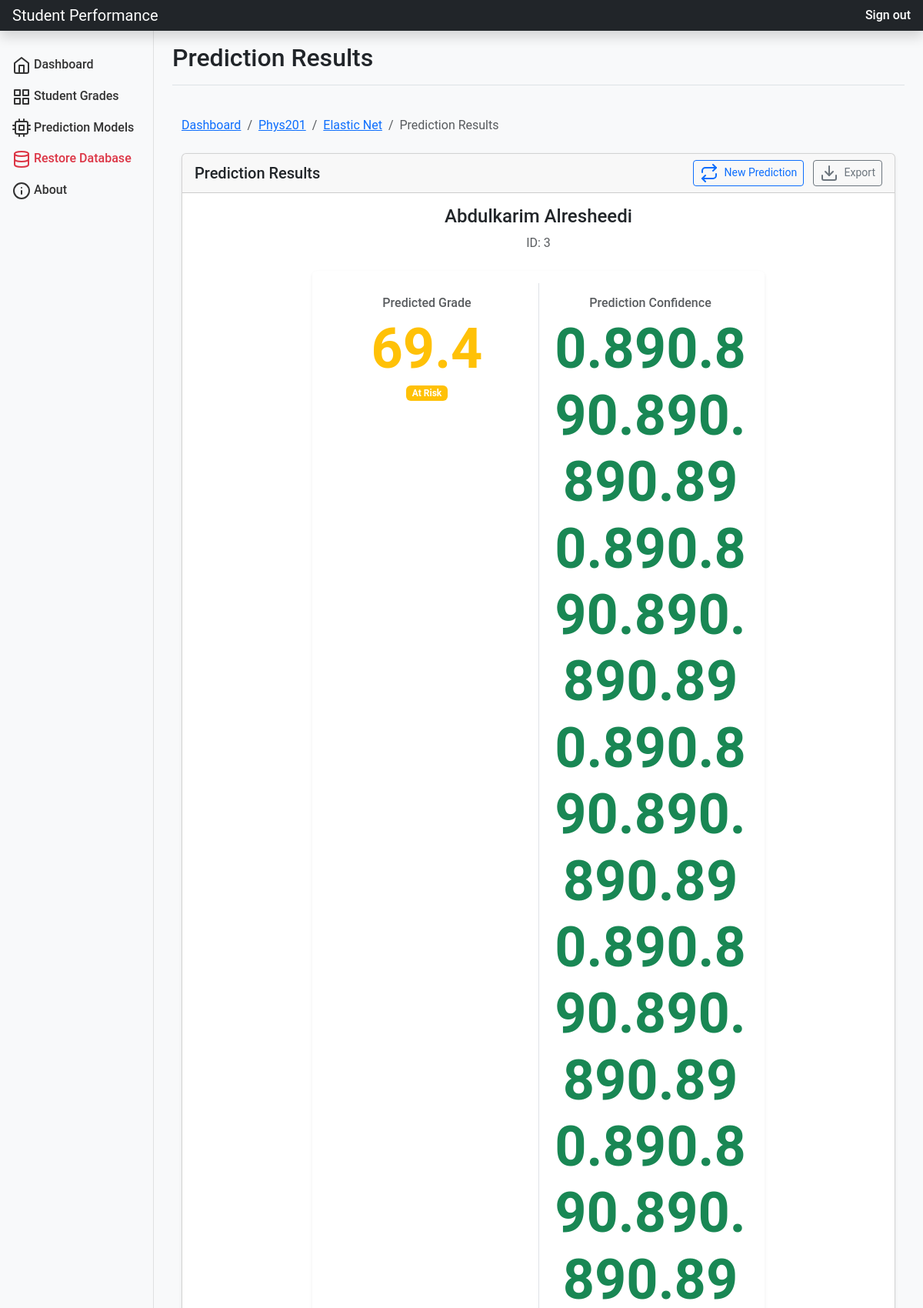
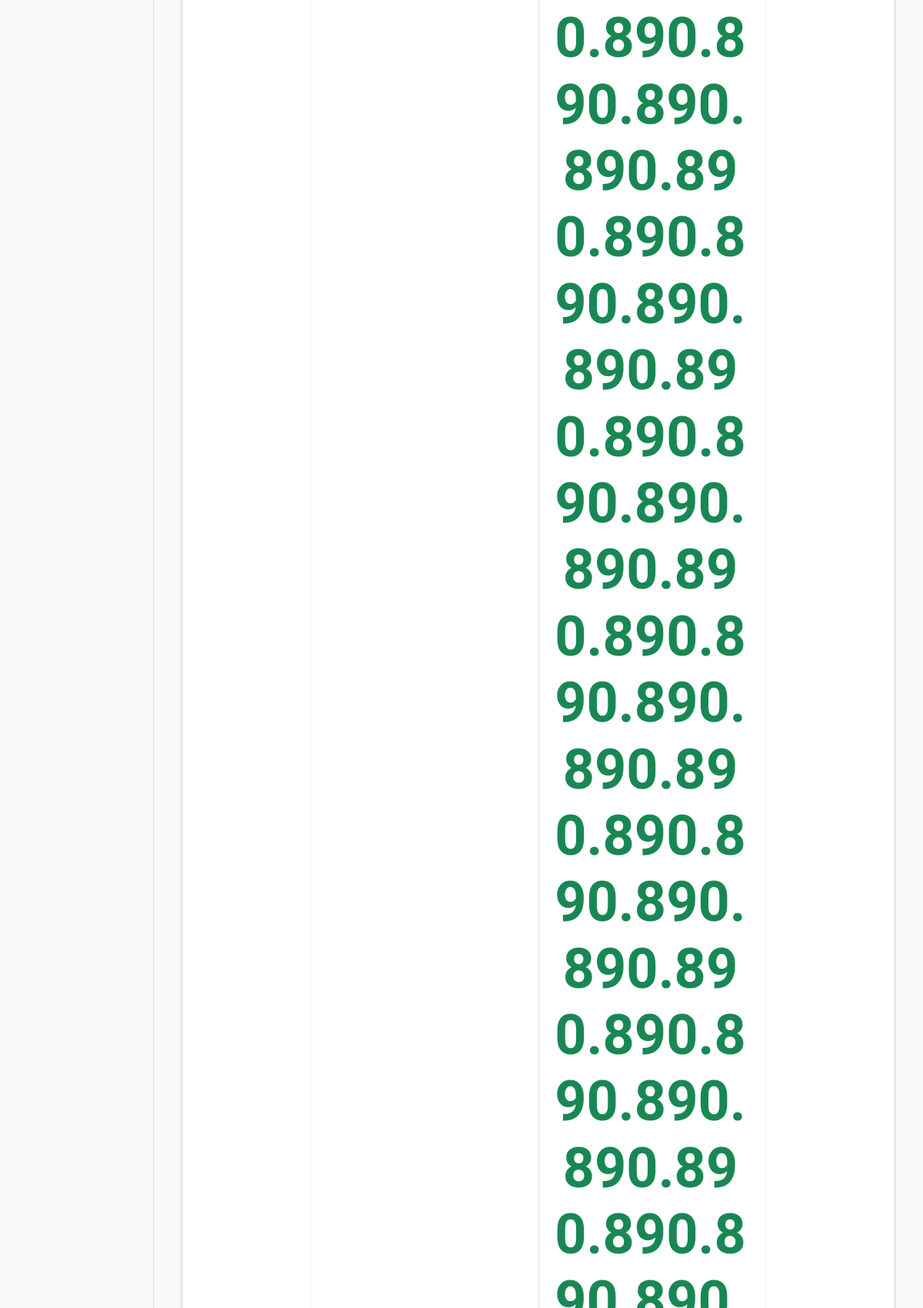
The app's page /prediction/2/prediction/3/ (signed in, upper part) with its own data (2 pictures, top to bottom).
### performance_app/prediction_models.py (models this page shows, shortened)
class EnhancedPredictionModel(models.Model):
    name = models.CharField(max_length=255)
    description = models.TextField(blank=True)
    created_at = models.DateTimeField(auto_now_add=True)
    updated_at = models.DateTimeField(auto_now=True)
    creator = models.ForeignKey(User, on_delete=models.CASCADE)
    target_course = models.ForeignKey(Course, on_delete=models.CASCADE, related_name='target_for_models')
    algorithm = models.CharField(max_length=50, default='GradientBoosting')
    train_test_split = models.FloatField(default=0.2)  # 20% test data by default
    r_squared = models.FloatField(null=True, blank=True)
    rmse = models.FloatField(null=True, blank=True)
    mae = models.FloatField(null=True, blank=True)
    mape = models.FloatField(null=True, blank=True)
    model_file = models.FileField(upload_to='prediction_models/', null=True, blank=True)
    class Meta:
        ordering = ['-created_at']

class ModelPrediction(models.Model):
    model = models.ForeignKey(EnhancedPredictionModel, on_delete=models.CASCADE, related_name='predictions')
    student = models.ForeignKey(Student, on_delete=models.CASCADE)
    predicted_grade = models.FloatField()
    actual_grade = models.FloatField(null=True, blank=True)  # Can be filled in later
    confidence = models.FloatField(null=True, blank=True)  # Prediction confidence (0-1)
    created_at = models.DateTimeField(auto_now_add=True)
    class Meta:
        ordering = ['-created_at']
        unique_together = ('model', 'student')  # Ensure only one prediction per student per model

### performance_app/models.py (models this page shows, shortened)
class Course(models.Model):
    name = models.CharField(max_length=255)
    code = models.CharField(max_length=20, unique=True)
    level = models.PositiveIntegerField(default=1)

class Student(models.Model):
    user = models.OneToOneField(User, on_delete=models.CASCADE, null=True, blank=True)
    name = models.CharField(max_length=255, db_index=True)  # Add index for faster name searches
    student_id = models.IntegerField(unique=True, db_index=True)  # Add index for faster ID lookups
    level = models.PositiveIntegerField(default=1, db_index=True)  # Add index for level filtering
    courses = models.ManyToManyField('Course', related_name='students', blank=True)
    class Meta:
        indexes = [
            models.Index(fields=['level', 'name']),  # Combined index for common filtering
        ]

### performance_app/prediction_views.py (the view)
# urls.py: path('prediction/<int:model_id>/prediction/<int:prediction_id>/', prediction_views.single_prediction, name='single_prediction'),
@login_required
def single_prediction(request, model_id, prediction_id):
    if not hasattr(request.user, 'teacher'):
        messages.warning(request, 'You need to be a teacher to access this page.')
        return redirect('dashboard')
    model = get_object_or_404(EnhancedPredictionModel, id=model_id)
    prediction = get_object_or_404(ModelPrediction, id=prediction_id, model=model)
    features = []
    for feature in model.features.all():
        try:
            grade = StudentGrade.objects.get(student=prediction.student, course=feature.course)
            grade_value = grade.grade
        except StudentGrade.DoesNotExist:
            grade_value = None
        features.append({
            'course': feature.course,
            'grade': grade_value,
            'importance': feature.importance or 0
        })
    context = {
        'model': model,
        'prediction': prediction,
        'features': features,
        'is_single_prediction': True
    }
    return render(request, 'prediction/prediction_results.html', context)

### performance_app/templates/prediction/prediction_results.html (shortened to what this page needs)
{% extends 'base.html' %}
{% load mathfilters %}
{% block page_title %}{% if is_history_view %}Prediction History{% else %}Prediction Results{% endif %}{% endblock %}
{% block content %}
<div class="container-fluid py-4">
    <nav aria-label="breadcrumb" class="mb-4">
        <ol class="breadcrumb">
            <li class="breadcrumb-item"><a href="{% url 'teacher_dashboard' %}">Dashboard</a></li>
            <li class="breadcrumb-item"><a href="{% url 'course_detail' model.target_course.id %}">{{ model.target_course.name }}</a></li>
            <li class="breadcrumb-item"><a href="{% url 'model_detail' model.id %}">{{ model.name }}</a></li>
            <li class="breadcrumb-item active">{% if is_history_view %}Prediction History{% else %}Prediction Results{% endif %}</li>
        </ol>
    </nav>
    <div class="row mb-4">
        <div class="col-12">
            <div class="card shadow-sm">
                <div class="card-header d-flex justify-content-between align-items-center">
                    <h5 class="card-title mb-0">{% if is_history_view %}Prediction History{% else %}Prediction Results{% endif %}</h5>
                    <div>
                        {% if is_history_view %}
                            <a href="{% url 'model_detail' model.id %}" class="btn btn-sm btn-outline-secondary me-2">
                                <i data-feather="arrow-left" class="me-1"></i> Back to Model
                            </a>
                            <button type="button" id="deleteSelectedBtn" class="btn btn-sm btn-outline-danger me-2" disabled>
                                <i data-feather="trash-2" class="me-1"></i> Delete Selected
                            </button>
                        {% else %}
                            <a href="{% url 'predict_form' model.id %}" class="btn btn-sm btn-outline-primary me-2">
                                <i data-feather="repeat" class="me-1"></i> New Prediction
                            </a>
                        {% endif %}
                        <a href="#" class="btn btn-sm btn-outline-secondary" id="exportBtn">
                            <i data-feather="download" class="me-1"></i> Export
                        </a>
                    </div>
                </div>
                <div class="card-body">
                    {% if is_single_prediction %}
                        <div class="text-center mb-4">
                            <h4>{{ prediction.student.name }}</h4>
                            <p class="text-muted">ID: {{ prediction.student.student_id }}</p>
                        </div>
                        <div class="row justify-content-center">
                            <div class="col-md-8">
                                <div class="card mb-4 border-0 shadow-sm">
                                    <div class="card-body">
                                        <div class="row">
                                            <div class="col-md-6 text-center py-3">
                                                <h6 class="text-muted">Predicted Grade</h6>
                                                <div class="display-2 fw-bold
                                                    {% if prediction.predicted_grade >= 70 %}text-success
                                                    {% elif prediction.predicted_grade >= 60 %}text-warning
                                                    {% else %}text-danger{% endif %}">
                                                    {{ prediction.predicted_grade|floatformat:1 }}
                                                </div>
                                                <p class="mb-0">
                                                    {% if prediction.predicted_grade >= 70 %}
                                                        <span class="badge bg-success">Passing</span>
                                                    {% elif prediction.predicted_grade >= 60 %}
                                                        <span class="badge bg-warning">At Risk</span>
                                                    {% else %}
                                                        <span class="badge bg-danger">Failing</span>
                                                    {% endif %}
                                                </p>
                                            </div>
                                            <div class="col-md-6 text-center py-3 border-start">
                                                <h6 class="text-muted">Prediction Confidence</h6>
                                                <div class="display-2 fw-bold
                                                    {% if prediction.confidence >= 0.7 %}text-success
                                                    {% elif prediction.confidence >= 0.5 %}text-warning
                                                    {% else %}text-danger{% endif %}">
                                                </div>
                                            </div>
                                        </div>
                                    </div>
                                </div>
                            </div>
                        </div>
                    {% endif %}
                </div>
            </div>
        </div>
    </div>
</div>
{% endblock %}

### performance_app/static/css/styles.css (style rules this page uses)
body { font-family: 'Roboto', sans-serif; background-color: #f8f9fa; }

### records on screen
EnhancedPredictionModel: target_course.name "Phys201", name "Elastic Net"
ModelPrediction: student.name "Abdulkarim Alresheedi", student.student_id "3", predicted_grade "69.4"
